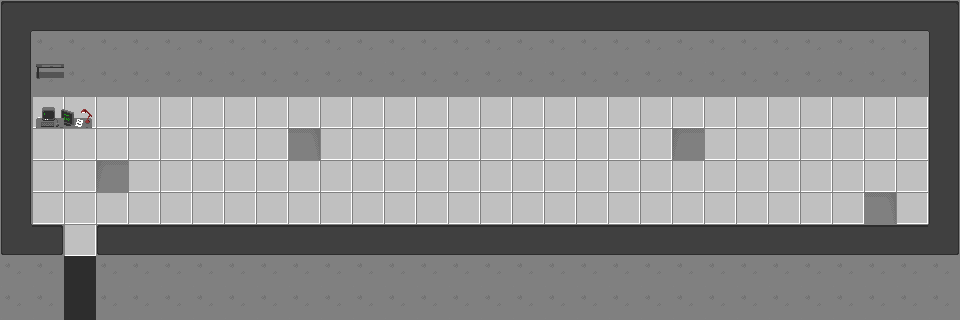

Rendered tile map (Tiled .tmx) drawn with the repository's tilesets; below, a short description and the full map source, tile grids included:
An orthogonal 30x10 tile map with 32x32 px tiles, 5 tile layers (Background, Shadows, Obstacles, Foreground, ...) and 1 object (entrance).

<map version="1.10" tiledversion="1.10.1" orientation="orthogonal" renderorder="right-down" width="30" height="10" tilewidth="32" tileheight="32" infinite="0" nextlayerid="8" nextobjectid="2">
 <editorsettings>
  <export target="Greenhouse_Interior.xml" format="tmx" />
 </editorsettings>
 <tileset firstgid="1" source="Base_tileset.tsx" />
 <layer id="1" name="Background" width="30" height="10">
  <data encoding="csv">
11,11,11,11,11,11,11,11,11,11,11,11,11,11,11,11,11,11,11,11,11,11,11,11,11,11,11,11,11,11,
11,11,11,11,11,11,11,11,11,11,11,11,11,11,11,11,11,11,11,11,11,11,11,11,11,11,11,11,11,11,
11,11,11,11,11,11,11,11,11,11,11,11,11,11,11,11,11,11,11,11,11,11,11,11,11,11,11,11,11,11,
11,11,11,11,11,11,11,11,11,11,11,11,11,11,11,11,11,11,11,11,11,11,11,11,11,11,11,11,11,11,
11,11,11,11,11,11,11,11,11,11,11,11,11,11,11,11,11,11,11,11,11,11,11,11,11,11,11,11,11,11,
11,11,11,11,11,11,11,11,11,11,11,11,11,11,11,11,11,11,11,11,11,11,11,11,11,11,11,11,11,11,
11,11,11,11,11,11,11,11,11,11,11,11,11,11,11,11,11,11,11,11,11,11,11,11,11,11,11,11,11,11,
11,11,11,11,11,11,11,11,11,11,11,11,11,11,11,11,11,11,11,11,11,11,11,11,11,11,11,11,11,11,
11,11,211,11,11,11,11,11,11,11,11,11,11,11,11,11,11,11,11,11,11,11,11,11,11,11,11,11,11,11,
11,11,211,11,11,11,11,11,11,11,11,11,11,11,11,11,11,11,11,11,11,11,11,11,11,11,11,11,11,11
</data>
 </layer>
 <layer id="2" name="Shadows" width="30" height="10">
  <data encoding="csv">
0,0,0,0,0,0,0,0,0,0,0,0,0,0,0,0,0,0,0,0,0,0,0,0,0,0,0,0,0,0,
0,0,0,0,0,0,0,0,0,0,0,0,0,0,0,0,0,0,0,0,0,0,0,0,0,0,0,0,0,0,
0,0,0,32,0,0,0,0,0,0,0,0,0,0,0,0,0,0,0,0,0,0,0,0,0,0,0,0,0,0,
0,0,0,0,0,0,0,0,0,0,0,0,0,0,0,0,0,0,0,0,0,0,0,0,0,0,0,0,0,0,
0,0,0,0,0,0,0,0,0,36,0,0,0,0,0,0,0,0,0,0,0,35,0,0,0,0,0,0,0,0,
0,0,0,35,0,0,0,0,0,0,0,0,0,0,0,0,0,0,0,0,0,0,0,0,0,0,0,0,0,0,
0,0,0,0,0,0,0,0,0,0,0,0,0,0,0,0,0,0,0,0,0,0,0,0,0,0,0,36,0,0,
0,0,0,0,0,0,0,0,0,0,0,0,0,0,0,0,0,0,0,0,0,0,0,0,0,0,0,0,0,0,
0,0,0,0,0,0,0,0,0,0,0,0,0,0,0,0,0,0,0,0,0,0,0,0,0,0,0,0,0,0,
0,0,0,0,0,0,0,0,0,0,0,0,0,0,0,0,0,0,0,0,0,0,0,0,0,0,0,0,0,0
</data>
 </layer>
 <layer id="3" name="Obstacles" width="30" height="10">
  <data encoding="csv">
2,26,26,26,26,26,26,26,26,26,26,26,26,26,26,26,26,26,26,26,26,26,26,26,26,26,26,26,26,4,
25,32,32,32,32,32,32,32,32,32,32,32,32,32,32,32,32,32,32,32,32,32,32,32,32,32,32,32,32,25,
25,32,32,32,32,32,32,32,32,32,32,32,32,32,32,32,32,32,32,32,32,32,32,32,32,32,32,32,32,25,
25,123,124,0,0,0,0,0,0,0,0,0,0,0,0,0,0,0,0,0,0,0,0,0,0,0,0,0,0,25,
25,0,0,0,0,0,0,0,0,0,0,0,0,0,0,0,0,0,0,0,0,0,0,0,0,0,0,0,0,25,
25,0,0,0,0,0,0,0,0,0,0,0,0,0,0,0,0,0,0,0,0,0,0,0,0,0,0,0,0,25,
25,0,0,0,0,0,0,0,0,0,0,0,0,0,0,0,0,0,0,0,0,0,0,0,0,0,0,0,0,25,
22,0,0,0,0,0,0,0,0,0,0,0,0,0,0,0,0,0,0,0,0,0,0,0,0,0,0,0,0,24,
32,32,0,32,32,32,32,32,32,32,32,32,32,32,32,32,32,32,32,32,32,32,32,32,32,32,32,32,32,32,
32,32,0,32,32,32,32,32,32,32,32,32,32,32,32,32,32,32,32,32,32,32,32,32,32,32,32,32,32,32
</data>
 </layer>
 <layer id="4" name="Foreground" width="30" height="10">
  <data encoding="csv">
0,0,0,0,0,0,0,0,0,0,0,0,0,0,0,0,0,0,0,0,0,0,0,0,0,0,0,0,0,0,
0,0,0,0,0,0,0,0,0,0,0,0,0,0,0,0,0,0,0,0,0,0,0,0,0,0,0,0,0,0,
0,133,0,0,0,0,0,0,0,0,0,0,0,0,0,0,0,0,0,0,0,0,0,0,0,0,0,0,0,0,
0,143,0,0,0,0,0,0,0,0,0,0,0,0,0,0,0,0,0,0,0,0,0,0,0,0,0,0,0,0,
0,0,0,0,0,0,0,0,0,0,0,0,0,0,0,0,0,0,0,0,0,0,0,0,0,0,0,0,0,0,
0,0,0,0,0,0,0,0,0,0,0,0,0,0,0,0,0,0,0,0,0,0,0,0,0,0,0,0,0,0,
0,0,0,0,0,0,0,0,0,0,0,0,0,0,0,0,0,0,0,0,0,0,0,0,0,0,0,0,0,0,
0,16,0,6,26,26,26,26,26,26,26,26,26,26,26,26,26,26,26,26,26,26,26,26,26,26,26,26,26,0,
0,0,0,0,0,0,0,0,0,0,0,0,0,0,0,0,0,0,0,0,0,0,0,0,0,0,0,0,0,0,
0,0,0,0,0,0,0,0,0,0,0,0,0,0,0,0,0,0,0,0,0,0,0,0,0,0,0,0,0,0
</data>
 </layer>
 <layer id="5" name="Doors" width="30" height="10">
  <data encoding="csv">
0,0,0,0,0,0,0,0,0,0,0,0,0,0,0,0,0,0,0,0,0,0,0,0,0,0,0,0,0,0,
0,0,0,0,0,0,0,0,0,0,0,0,0,0,0,0,0,0,0,0,0,0,0,0,0,0,0,0,0,0,
0,0,0,0,0,0,0,0,0,0,0,0,0,0,0,0,0,0,0,0,0,0,0,0,0,0,0,0,0,0,
0,0,0,0,0,0,0,0,0,0,0,0,0,0,0,0,0,0,0,0,0,0,0,0,0,0,0,0,0,0,
0,0,0,0,0,0,0,0,0,0,0,0,0,0,0,0,0,0,0,0,0,0,0,0,0,0,0,0,0,0,
0,0,0,0,0,0,0,0,0,0,0,0,0,0,0,0,0,0,0,0,0,0,0,0,0,0,0,0,0,0,
0,0,0,0,0,0,0,0,0,0,0,0,0,0,0,0,0,0,0,0,0,0,0,0,0,0,0,0,0,0,
0,0,0,0,0,0,0,0,0,0,0,0,0,0,0,0,0,0,0,0,0,0,0,0,0,0,0,0,0,0,
0,0,211,0,0,0,0,0,0,0,0,0,0,0,0,0,0,0,0,0,0,0,0,0,0,0,0,0,0,0,
0,0,211,0,0,0,0,0,0,0,0,0,0,0,0,0,0,0,0,0,0,0,0,0,0,0,0,0,0,0
</data>
 </layer>
 <objectgroup id="6" name="Objects">
  <object id="1" name="main" type="entrance" x="64.3595" y="192.37" width="31.6382" height="6.73786" />
 </objectgroup>
</map>